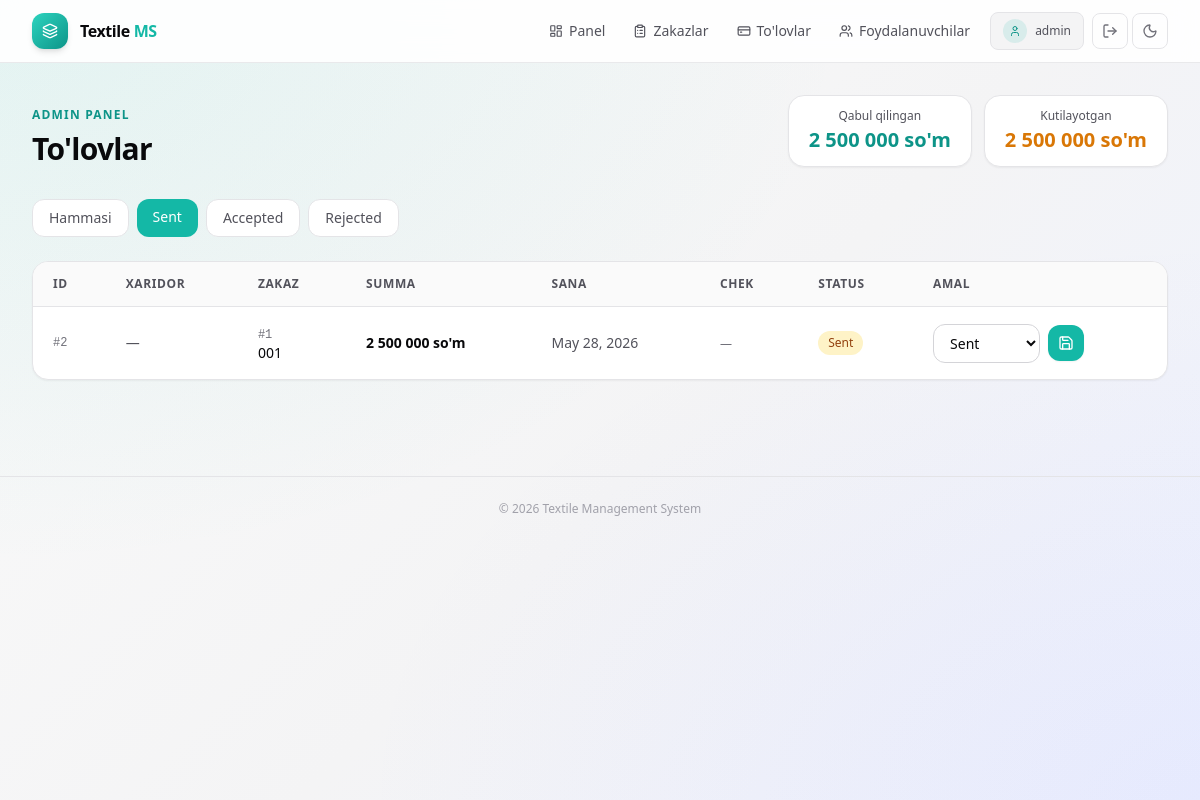
Page /panel/payments/?status=sent (signed in) on the committed database.
### finance/models.py (models this page shows, shortened)
class PaymentStatus(models.Model):
    code = models.SlugField(max_length=50, unique=True)
    name = models.CharField(max_length=100, unique=True)
    updated_at = models.DateTimeField(auto_now=True)
    created_at = models.DateTimeField(auto_now_add=True)
    class Meta:
        verbose_name = 'Payment Status'
        verbose_name_plural = 'Payment Statuses'
        ordering = ['id']

class Payment(models.Model):
    order = models.ForeignKey(
        Order,
        on_delete=models.SET_NULL,
        null=True,
        blank=True,
        related_name='payments',
    )
    date = models.DateField()
    amount = models.DecimalField(max_digits=14, decimal_places=2)
    receipt_image = models.ImageField(upload_to='checks/', blank=True, null=True)
    status = models.ForeignKey(PaymentStatus, on_delete=models.PROTECT, related_name='payments')
    updated_at = models.DateTimeField(auto_now=True)
    created_at = models.DateTimeField(auto_now_add=True)
    class Meta:
        verbose_name = 'Payment'
        verbose_name_plural = 'Payments'
        ordering = ['-date', '-created_at']

### orders/models.py (models this page shows, shortened)
class Order(models.Model):
    class StoneType(models.TextChoices):
        GLASS   = 'glass',   'Shisha tosh'
        PLASTIC = 'plastic', 'Plastik tosh'
    design = models.ForeignKey(Design, on_delete=models.PROTECT, related_name='orders')
    buyer = models.ForeignKey(
        settings.AUTH_USER_MODEL,
        on_delete=models.SET_NULL,
        null=True,
        blank=True,
        related_name='buyer_orders',
    )
    employee = models.ForeignKey(
        settings.AUTH_USER_MODEL,
        on_delete=models.SET_NULL,
        null=True,
        blank=True,
        related_name='employee_orders',
    )
    date = models.DateField()
    quantity = models.PositiveIntegerField(default=1, help_text='Qolip soni (dona)')
    stone_type = models.CharField(
        max_length=10,
        choices=StoneType.choices,
        default=StoneType.GLASS,
        help_text='Tosh turi (xaridor tanlaydi)',
    )
    note = models.TextField(blank=True)
    status = models.ForeignKey(OrderStatus, on_delete=models.PROTECT, related_name='orders')
    cost_price = models.DecimalField(
        max_digits=14, decimal_places=2, default=0,
        help_text='Qolip narxi — tosh turiga qarab avtomatik hisoblanadi',
    )
    sale_price = models.DecimalField(max_digits=14, decimal_places=2, default=0)
    updated_at = models.DateTimeField(auto_now=True)
    created_at = models.DateTimeField(auto_now_add=True)
    class Meta:
        verbose_name = 'Order'
        verbose_name_plural = 'Orders'
        ordering = ['-date', '-created_at']

### designs/models.py (models this page shows, shortened)
class Design(models.Model):
    id = models.UUIDField(primary_key=True, default=uuid.uuid4, editable=False)
    name = models.CharField(max_length=255)
    image = models.ImageField(upload_to='designs/', blank=True, null=True)
    scotch = models.ForeignKey(ScotchRoll, on_delete=models.SET_NULL, null=True, blank=True, related_name='designs')
    scotch_length = models.DecimalField(max_digits=10, decimal_places=2, blank=True, null=True)
    is_printable = models.BooleanField(default=False, help_text='Chop etish')
    updated_at = models.DateTimeField(auto_now=True)
    created_at = models.DateTimeField(auto_now_add=True)
    class Meta:
        verbose_name = 'Design'
        verbose_name_plural = 'Designs'
        ordering = ['-created_at']

### accounts/views.py (the view)
# urls.py: path('panel/payments/', views.admin_payments, name='admin_payments'),
@_admin_required
def admin_payments(request):
    status_code = request.GET.get('status', '')
    payments = Payment.objects.select_related('order__design', 'order__buyer', 'status')
    if status_code:
        payments = payments.filter(status__code=status_code)
    payment_statuses = PaymentStatus.objects.all()
    total_accepted = Payment.objects.filter(status__code='accepted').aggregate(
        total=Coalesce(Sum('amount'), Value(0), output_field=MONEY_FIELD)
    )['total']
    total_pending = Payment.objects.filter(status__code='sent').aggregate(
        total=Coalesce(Sum('amount'), Value(0), output_field=MONEY_FIELD)
    )['total']
    context = {
        'payments': payments,
        'payment_statuses': payment_statuses,
        'active_status': status_code,
        'total_accepted': total_accepted,
        'total_pending': total_pending,
    }
    return render(request, 'accounts/admin_payments.html', context)

### accounts/templates/accounts/admin_payments.html (shortened to what this page needs)
{% extends 'accounts/base.html' %}
{% load num_filters %}
{% block content %}
<section class="mb-8 flex flex-col justify-between gap-4 sm:flex-row sm:items-end">
    <div>
        <p class="text-xs font-semibold uppercase tracking-widest t-teal">Admin panel</p>
        <h1 class="mt-2 text-3xl font-bold tracking-tight t-primary">To'lovlar</h1>
    </div>
    <div class="flex gap-3">
        <div class="rounded-2xl border card px-5 py-3 shadow-sm text-center">
            <p class="text-xs t-secondary">Qabul qilingan</p>
            <p class="mt-0.5 text-xl font-bold t-teal">{{ total_accepted|money }}</p>
        </div>
        <div class="rounded-2xl border card px-5 py-3 shadow-sm text-center">
            <p class="text-xs t-secondary">Kutilayotgan</p>
            <p class="mt-0.5 text-xl font-bold" style="color:#d97706">{{ total_pending|money }}</p>
        </div>
    </div>
</section>
<div class="mb-6 flex flex-wrap gap-2">
    <a href="{% url 'admin_payments' %}"
       class="rounded-xl px-4 py-2 text-sm font-medium transition-colors
              {% if not active_status %}bg-teal-500 text-white{% else %}tab-inactive border{% endif %}">
        Hammasi
    </a>
    {% for ps in payment_statuses %}
        <a href="{% url 'admin_payments' %}?status={{ ps.code }}"
           class="rounded-xl px-4 py-2 text-sm font-medium transition-colors
                  {% if active_status == ps.code %}bg-teal-500 text-white{% else %}tab-inactive border{% endif %}">
            {{ ps.name }}
        </a>
    {% endfor %}
</div>
<div class="overflow-hidden rounded-2xl border card shadow-sm">
    <div class="overflow-x-auto">
        <table class="min-w-full text-left text-sm">
            <thead>
                <tr class="table-head border-b" style="border-color:#e4e4e7">
                    <th class="px-5 py-3.5 text-xs font-semibold uppercase tracking-wider t-secondary">ID</th>
                    <th class="px-5 py-3.5 text-xs font-semibold uppercase tracking-wider t-secondary">Xaridor</th>
                    <th class="px-5 py-3.5 text-xs font-semibold uppercase tracking-wider t-secondary">Zakaz</th>
                    <th class="px-5 py-3.5 text-xs font-semibold uppercase tracking-wider t-secondary">Summa</th>
                    <th class="px-5 py-3.5 text-xs font-semibold uppercase tracking-wider t-secondary">Sana</th>
                    <th class="px-5 py-3.5 text-xs font-semibold uppercase tracking-wider t-secondary">Chek</th>
                    <th class="px-5 py-3.5 text-xs font-semibold uppercase tracking-wider t-secondary">Status</th>
                    <th class="px-5 py-3.5 text-xs font-semibold uppercase tracking-wider t-secondary">Amal</th>
                </tr>
            </thead>
            <tbody>
                {% for payment in payments %}
                    <tr class="row-hover border-b last:border-0 transition-colors" style="border-color:#f4f4f5">
                        <td class="px-5 py-4 font-mono text-xs t-muted">#{{ payment.id }}</td>
                        <td class="px-5 py-4 t-secondary">{{ payment.order.buyer.username|default:"—" }}</td>
                        <td class="px-5 py-4 t-secondary">
                            <span class="font-mono text-xs t-muted">#{{ payment.order.id }}</span>
                            <p class="t-primary text-sm">{{ payment.order.design.name }}</p>
                        </td>
                        <td class="px-5 py-4 font-semibold t-primary whitespace-nowrap">{{ payment.amount|money }}</td>
                        <td class="px-5 py-4 whitespace-nowrap t-secondary">{{ payment.date }}</td>
                        <td class="px-5 py-4">
                            {% if payment.receipt_image %}
                                <a href="{{ payment.receipt_image.url }}" target="_blank"
                                   class="inline-flex items-center gap-1 rounded-lg border px-2.5 py-1 text-xs t-teal hover:underline" style="border-color:#e4e4e7">
                                    <i data-lucide="image" class="h-3 w-3"></i>Ko'rish
                                </a>
                            {% else %}
                                <span class="text-xs t-muted">—</span>
                            {% endif %}
                        </td>
                        <td class="px-5 py-4">
                            <span class="inline-flex items-center rounded-full px-2.5 py-1 text-xs font-medium
                                {% if payment.status.code == 'accepted' %}badge-emerald
                                {% elif payment.status.code == 'sent' %}badge-amber
                                {% else %}badge-zinc{% endif %}">
                                {{ payment.status.name }}
                            </span>
                        </td>
                        <td class="px-5 py-4">
                            <form method="post" action="{% url 'admin_update_payment' payment.id %}" class="flex items-center gap-2">
                                <select name="status" class="field rounded-xl border px-3 py-2 text-sm">
                                    {% for ps in payment_statuses %}
                                        <option value="{{ ps.id }}" {% if ps.id == payment.status.id %}selected{% endif %}>{{ ps.name }}</option>
                                    {% endfor %}
                                </select>
                                <button type="submit"
                                        class="grid h-9 w-9 shrink-0 place-items-center rounded-xl bg-teal-500 text-white hover:bg-teal-600 transition-colors shadow-sm"
                                        title="Saqlash">
                                    <i data-lucide="save" class="h-4 w-4"></i>
                                </button>
                            </form>
                        </td>
                    </tr>
                {% endfor %}
            </tbody>
        </table>
    </div>
</div>
{% endblock %}

### accounts/templates/accounts/base.html (shortened to what this page needs)
<!doctype html>
<html lang="uz">
<head>
    <script src="https://cdn.tailwindcss.com"></script>
</head>
<body class="min-h-screen font-sans">
    <div class="fixed inset-0 -z-10 bg-gradient-page"></div>
    <header class="sticky top-0 z-50 border-b header-bg backdrop-blur-md">
        <div class="mx-auto flex max-w-7xl items-center justify-between px-4 py-3 sm:px-6 lg:px-8">
            <a href="{% url 'public_home' %}" class="flex items-center gap-3 font-semibold tracking-tight group">
                <span class="grid h-9 w-9 place-items-center rounded-xl bg-gradient-to-br from-teal-400 to-teal-600 text-white shadow-md">
                    <i data-lucide="layers-3" class="h-4 w-4"></i>
                </span>
                <span class="hidden sm:block">Textile <span class="text-teal-500 dark:text-teal-400">MS</span></span>
            </a>
            <nav class="flex items-center gap-1 text-sm">
                {% if user.is_authenticated %}
                    {% if user.is_staff or user.is_superuser %}
                        <a class="flex items-center gap-1.5 rounded-lg px-3 py-2 font-medium t-secondary hover:bg-zinc-100 transition-colors"
                           href="{% url 'admin_dashboard' %}">
                            <i data-lucide="layout-dashboard" class="h-3.5 w-3.5"></i>Panel
                        </a>
                        <a class="flex items-center gap-1.5 rounded-lg px-3 py-2 font-medium t-secondary hover:bg-zinc-100 transition-colors"
                           href="{% url 'admin_orders' %}">
                            <i data-lucide="clipboard-list" class="h-3.5 w-3.5"></i>Zakazlar
                        </a>
                        <a class="flex items-center gap-1.5 rounded-lg px-3 py-2 font-medium t-secondary hover:bg-zinc-100 transition-colors"
                           href="{% url 'admin_payments' %}">
                            <i data-lucide="credit-card" class="h-3.5 w-3.5"></i>To'lovlar
                        </a>
                        <a class="flex items-center gap-1.5 rounded-lg px-3 py-2 font-medium t-secondary hover:bg-zinc-100 transition-colors"
                           href="{% url 'admin_users' %}">
                            <i data-lucide="users" class="h-3.5 w-3.5"></i>Foydalanuvchilar
                        </a>
                    {% elif user.profile.role == 'employee' %}
                        <a class="flex items-center gap-1.5 rounded-lg px-3 py-2 font-medium t-secondary hover:bg-zinc-100 transition-colors"
                           href="{% url 'employee_orders' %}">
                            <i data-lucide="clipboard-list" class="h-3.5 w-3.5"></i>Zakazlar
                        </a>
                    {% endif %}
                    <div class="mx-1 flex items-center gap-2 rounded-lg border user-badge px-3 py-1.5">
                        <span class="grid h-6 w-6 place-items-center rounded-full bg-teal-icon text-xs">
                            <i data-lucide="user" class="h-3 w-3"></i>
                        </span>
                        <span class="hidden text-xs font-medium t-secondary sm:block">
                            {{ request.user.get_full_name|default:request.user.username }}
                        </span>
                    </div>
                    <button id="logout-trigger"
                            class="logout-btn grid h-9 w-9 place-items-center rounded-lg border border-zinc-200 t-muted transition-colors"
                            title="Chiqish">
                        <i data-lucide="log-out" class="h-4 w-4"></i>
                    </button>
                {% else %}
                    <a class="rounded-lg px-3 py-2 font-medium text-zinc-600 dark:text-zinc-400 hover:bg-zinc-100 dark:hover:bg-white/10 transition-colors"
                       href="{% url 'login' %}">Kirish</a>
                {% endif %}
                <button id="theme-toggle"
                        class="grid h-9 w-9 place-items-center rounded-lg border border-zinc-200 dark:border-white/10 text-zinc-500 dark:text-zinc-400 hover:bg-zinc-100 dark:hover:bg-white/10 transition-colors"
                        title="Mavzu">
                    <i data-lucide="moon" class="h-4 w-4 dark:hidden"></i>
                </button>
            </nav>
        </div>
    </header>
    <main class="mx-auto max-w-7xl px-4 py-8 sm:px-6 lg:px-8">
        {% block content %}{% endblock %}
    </main>
    <footer class="mt-16 border-t border-zinc-200 dark:border-white/10">
        <div class="mx-auto max-w-7xl px-4 py-6 sm:px-6 lg:px-8">
            <p class="text-center text-xs text-zinc-400 dark:text-zinc-600">© 2026 Textile Management System</p>
        </div>
    </footer>
</body>
</html>

### rows in the picture
PaymentStatus: name "Sent"
PaymentStatus: name "Accepted"
PaymentStatus: name "Rejected"
Payment: id "2", order.buyer.username "—", order.id "1", order.design.name "001", amount "2 500 000 so'm", date "May 28, 2026", status.name "Sent", status "Sent"

### other values in the picture
{{ request.user.get_full_name|default:request.user.username }} "admin"
{{ total_accepted|money }} "2 500 000 so'm"
{{ total_pending|money }} "2 500 000 so'm"
